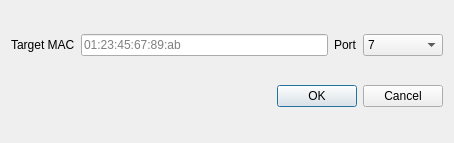
<?xml version="1.0" encoding="UTF-8"?>
<ui version="4.0">
 <class>WakeOnLAN</class>
 <widget class="QDialog" name="WakeOnLAN">
  <property name="geometry">
   <rect>
    <x>0</x>
    <y>0</y>
    <width>454</width>
    <height>143</height>
   </rect>
  </property>
  <property name="windowTitle">
   <string>Wake-On-LAN</string>
  </property>
  <layout class="QVBoxLayout" name="verticalLayout">
   <item>
    <layout class="QHBoxLayout" name="horizontalLayout">
     <item>
      <widget class="QLabel" name="label">
       <property name="text">
        <string>Target MAC</string>
       </property>
      </widget>
     </item>
     <item>
      <widget class="QLineEdit" name="macEdit">
       <property name="placeholderText">
        <string>01:23:45:67:89:ab</string>
       </property>
      </widget>
     </item>
     <item>
      <widget class="QLabel" name="label_2">
       <property name="text">
        <string>Port</string>
       </property>
      </widget>
     </item>
     <item>
      <widget class="QComboBox" name="portBox">
       <property name="enabled">
        <bool>true</bool>
       </property>
       <property name="sizePolicy">
        <sizepolicy hsizetype="Preferred" vsizetype="Fixed">
         <horstretch>0</horstretch>
         <verstretch>0</verstretch>
        </sizepolicy>
       </property>
       <property name="minimumSize">
        <size>
         <width>80</width>
         <height>20</height>
        </size>
       </property>
       <item>
        <property name="text">
         <string>7</string>
        </property>
        <property name="icon">
         <iconset resource="packetsender.qrc">
          <normaloff>:/icons/outline_lightbulb_white_24dp.png</normaloff>:/icons/outline_lightbulb_white_24dp.png</iconset>
        </property>
       </item>
       <item>
        <property name="text">
         <string>9</string>
        </property>
        <property name="icon">
         <iconset resource="packetsender.qrc">
          <normaloff>:/icons/outline_lightbulb_white_24dp.png</normaloff>:/icons/outline_lightbulb_white_24dp.png</iconset>
        </property>
       </item>
      </widget>
     </item>
    </layout>
   </item>
   <item>
    <widget class="QDialogButtonBox" name="buttonBox">
     <property name="orientation">
      <enum>Qt::Horizontal</enum>
     </property>
     <property name="standardButtons">
      <set>QDialogButtonBox::Cancel|QDialogButtonBox::Ok</set>
     </property>
    </widget>
   </item>
  </layout>
 </widget>
 <resources>
  <include location="packetsender.qrc"/>
 </resources>
 <connections>
  <connection>
   <sender>buttonBox</sender>
   <signal>accepted()</signal>
   <receiver>WakeOnLAN</receiver>
   <slot>accept()</slot>
   <hints>
    <hint type="sourcelabel">
     <x>248</x>
     <y>254</y>
    </hint>
    <hint type="destinationlabel">
     <x>157</x>
     <y>274</y>
    </hint>
   </hints>
  </connection>
  <connection>
   <sender>buttonBox</sender>
   <signal>rejected()</signal>
   <receiver>WakeOnLAN</receiver>
   <slot>reject()</slot>
   <hints>
    <hint type="sourcelabel">
     <x>316</x>
     <y>260</y>
    </hint>
    <hint type="destinationlabel">
     <x>286</x>
     <y>274</y>
    </hint>
   </hints>
  </connection>
 </connections>
</ui>
